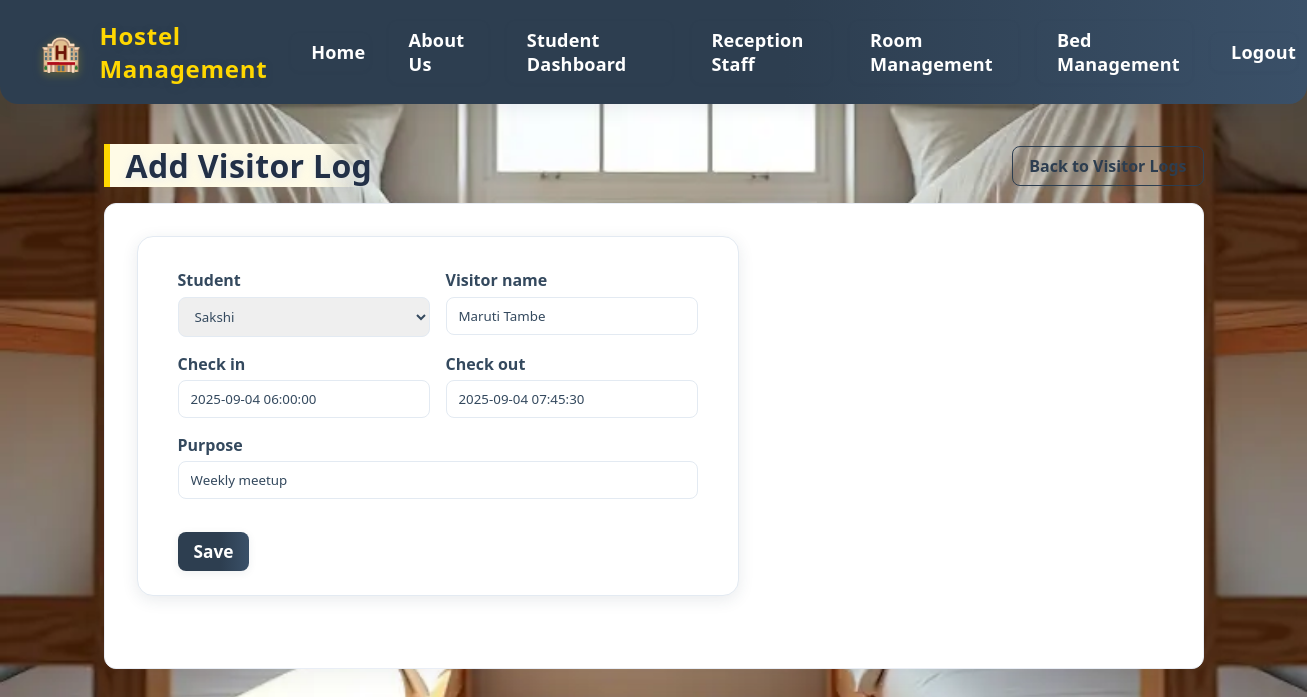
Screenshot of /reception/visitorlogs/1/edit/ (signed in) with the database file from the repository.
### hostel_management/models.py (models this page shows, shortened)
class VisitorLog(models.Model):
    student = models.ForeignKey('students.Student', on_delete=models.CASCADE)
    visitor_name = models.CharField(max_length=100)
    check_in = models.DateTimeField()
    check_out = models.DateTimeField(null=True, blank=True)
    purpose = models.CharField(max_length=200)

### hostel_management/reception_edit_views.py (the view)
# urls.py: path('visitorlogs/<int:pk>/edit/', VisitorLogUpdateView.as_view(), name='reception_visitorlog_edit'),
class VisitorLogUpdateView(AdminOnlyRequiredMixin, UpdateView):
    model = VisitorLog
    fields = ['student', 'visitor_name', 'check_in', 'check_out', 'purpose']
    template_name = 'reception/visitorlog_form.html'
    success_url = reverse_lazy('reception_visitorlog_list')

### hostel_management/reception_views.py (called while the page is built)
    def test_func(self):
        return self.request.user.is_superuser

### students/models.py (called while the page is built)
    def __str__(self):
        return self.user.get_full_name() or self.user.username

### templates/reception/visitorlog_form.html (shortened to what this page needs)
{% extends 'base_generic.html' %}
{% block content %}
<div class="container">
    <div style="display:flex;justify-content:space-between;align-items:center;margin-bottom:1rem;">
        <h1 style="margin:0">Add Visitor Log</h1>
        <a class="btn btn-outline" href="{% url 'reception_visitorlog_list' %}">Back to Visitor Logs</a>
    </div>
    <div class="card p-2">
        <form method="post">{% csrf_token %}
            <div class="form-row">
                {% for field in form.visible_fields %}
                    <div class="form-group">
                        <label for="{{ field.id_for_label }}">{{ field.label }}</label>
                        {{ field }}
                    </div>
                {% endfor %}
            </div>
            <div style="margin-top:1rem;">
                <button type="submit" class="btn btn-primary">Save</button>
            </div>
        </form>
    </div>
</div>
{% endblock %}

### static/css/styles.css (style rules this page uses)
body { font-family: 'Segoe UI', 'Georgia', 'Times New Roman', serif; background: linear-gradient(135deg, #f4f6fa 0%, #e3eaf2 100%); margin: 0; padding: 0; color: #222; min-height: 100vh; transition: background 0.5s; }
h1, h2 { color: #2d3e50; font-family: 'Segoe UI', 'Georgia', 'Times New Roman', serif; margin-top: 0; letter-spacing: 0.01em; text-shadow: 0 2px 8px #e3eaf2cc; font-weight: 700; border-left: 6px solid #ffd700; padding-left: 0.5em; background: linear-gradient(90deg, #fffbe6 80%, #fff0 100%); border-radius: 0 12px 12px 0; margin-bottom: 1.2rem; animation: fadeInDown 0.7s; }
form { background: #fff; padding: 2rem 2.5rem 1.5rem 2.5rem; border-radius: 16px; box-shadow: 0 4px 16px rgba(44,62,80,0.10); max-width: 520px; margin-bottom: 2.5rem; border: 1.5px solid #e3eaf2; animation: fadeInDown 0.7s; }
form button { background: linear-gradient(90deg, #2d3e50 60%, #3a5068 100%); color: #fff; border: none; border-radius: 6px; padding: 0.7em 1.7em; font-size: 1.08rem; font-family: inherit; font-weight: 700; cursor: pointer; margin-top: 1em; transition: background 0.2s, color 0.2s, box-shadow 0.2s; box-shadow: 0 2px 8px rgba(44,62,80,0.08); }
.container { max-width:1100px; margin:0 auto; padding:0 1rem; }
.card { background:#fff; border-radius:12px; padding:1rem; box-shadow:0 6px 24px rgba(43,56,73,0.06); border:1px solid #e9eef6; }
.card.p-2 { padding:2rem; }
.btn { display:inline-block; padding:0.5rem 1rem; border-radius:8px; text-decoration:none; font-weight:700; cursor:pointer; }
.btn-primary { background:linear-gradient(90deg,#2d3e50 60%, #3a5068 100%); color:#fff; border:none; }
.btn-outline { background:transparent; border:1px solid #2d3e50; color:#2d3e50; }
.form-row { display:flex; gap:1rem; flex-wrap:wrap; }
.form-group { flex:1 1 220px; display:flex; flex-direction:column; }
.form-group label { font-weight:600; margin-bottom:0.35rem; }
.form-group input, .form-group textarea, .form-group select { padding:0.55rem 0.75rem; border-radius:8px; border:1px solid #e3eaf2; }

### templates/base_generic.html (style rules this page uses)
body { color: #2d3e50; }
h1, h2, h3, h4, h5, h6 { color: #223047; font-family: 'Segoe UI', 'Montserrat', Arial, sans-serif; }
p, li, label, input, textarea, select, .form-container, .feature-card { color: #34495e; font-family: 'Segoe UI', 'Montserrat', Arial, sans-serif; }
a { color: #1565c0; transition: color 0.2s; }

### rows the page displays
VisitorLog: visible_fields "Sakshi" "Maruti Tambe" "2025-09-04 06:00:00" "2025-09-04 07:45:30" "Weekly meetup"

### other values shown
{{ field.label }} "Student" "Visitor name" "Check in" "Check out" "Purpose"
